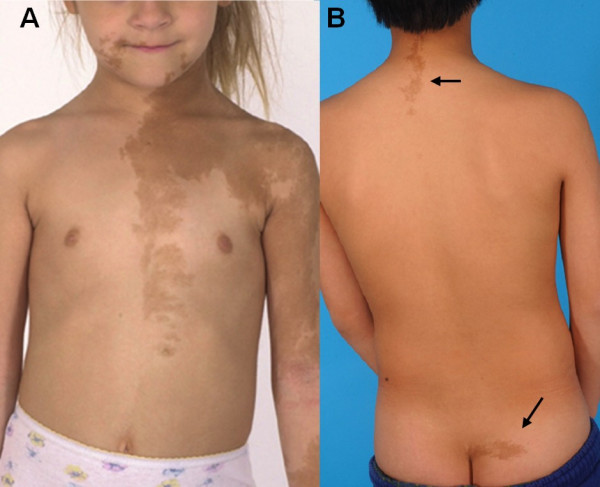
#> input picture lbp/images/img11.jpg, 600 x 487 px, given as the content of the folder images/img11.jpg, which was not available
$ python recognize.py --training images/img11.jpg --testing images/img12.jpg
#> lines starting #> are read from the running program, lines starting #| are printed output that depends on the picture; pictures that were not available may be replaced by others from this repository, and a replacement may not be noted
### lbp/pyimagesearch/localbinarypatterns.py
# import the necessary packages
from skimage import feature
import numpy as np

class LocalBinaryPatterns:

	def __init__(self, numPoints, radius):
		# store the number of points and radius
		self.numPoints = numPoints
		self.radius = radius

	def describe(self, image, eps = 1e-7):
		# compute the Local Binary Pattern representation
		# of the image, and then use the LBP representation
		# to build the histogram of patterns
		lbp = feature.local_binary_pattern(image, self.numPoints, self.radius, method="uniform")
		(hist, _) = np.histogram(lbp.ravel(),
            bins = np.arange(0, self.numPoints + 3),
            range=(0, self.numPoints + 2))

		# normalize the histogram
		hist = hist.astype("float")
		hist /= (hist.sum() + eps)

		# return the histogram of Local Binary Patterns
		return hist

### lbp/recognize.py
# import the necessary packages
from pyimagesearch.localbinarypatterns import LocalBinaryPatterns
from sklearn.svm import LinearSVC
from imutils import paths
import argparse
import cv2

# construct the argument parse and parse the arguments
ap = argparse.ArgumentParser()
ap.add_argument("-t", "--training", required=True, help="path to the training images")
ap.add_argument("-e", "--testing", required=True, help="path to the testing images")
args = vars(ap.parse_args())

# initialize the local binary patterns descriptor along with
# the data and label lists
desc = LocalBinaryPatterns(24, 8)
data = []
labels = []

# loop over the training images
print('training images..')
for imagePath in paths.list_images(args["training"]):
	# load the image, convert it to grayscale, and describe it
	image = cv2.imread(imagePath)
#> image is the input picture: shape (487, 600, 3); mean B, G, R 115.8, 135.9, 174.6
	gray = cv2.cvtColor(image, cv2.COLOR_BGR2GRAY)
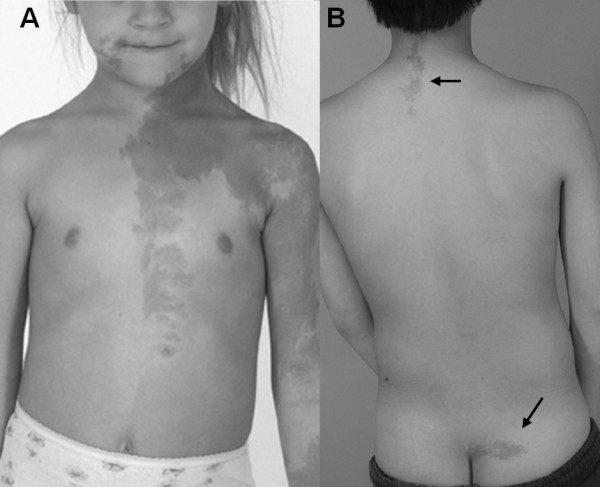
#> gray: shape (487, 600); min 0, max 254, mean 145.2
	hist = desc.describe(gray)
#> in describe, `lbp = feature.local_binary_pattern(image, self.numPoints, self.radius,..`:
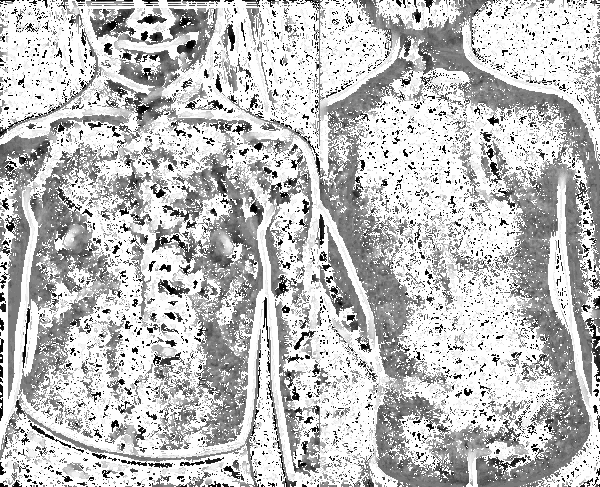
#> lbp: shape (487, 600) float64; min 0, max 25, mean 18.8; drawn with min black and max white
#> in describe, `(hist, _) = np.histogram(lbp.ravel(), bins = np.arange(0, self.numPoin..`: hist = 26 values, max 150519 at index 25, min 1836 at index 20, mean 11238.5
#> in describe, `hist /= (hist.sum() + eps)`: hist = 26 values, max 0.515 at index 25, min 0.00628 at index 20, mean 0.0385

	# extract the label from the image path, then update the
	# label and data lists
	labels.append(imagePath.split("/")[-2])
	data.append(hist)

# train a Linear SVM on the data
model = LinearSVC(C=100.0, random_state=42)
#> (the run stopped early here; a loop or call above may not have finished)

$ run again, on lbp/images/img2.jpg
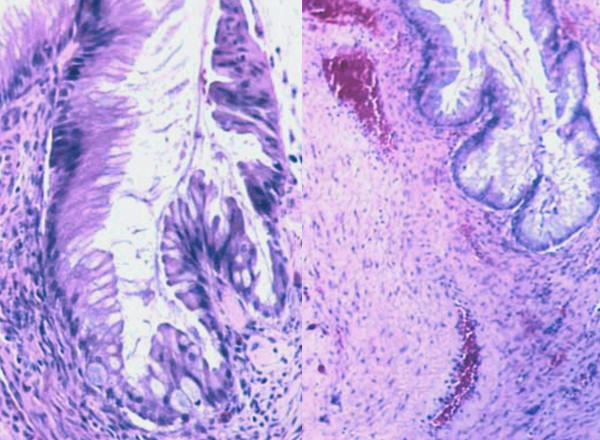
#> input picture lbp/images/img2.jpg, 600 x 440 px, given as the content of the folder images/img2.jpg, which was not available
#> image is the input picture: shape (440, 600, 3); mean B, G, R 223, 164.4, 188.6
#> `gray = cv2.cvtColor(image, cv2.COLOR_BGR2GRAY)`:
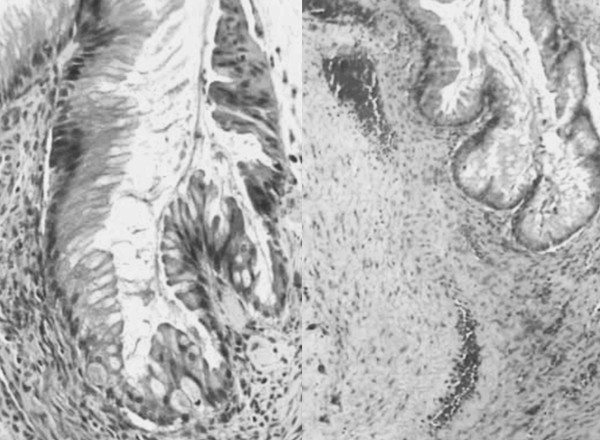
#> gray: shape (440, 600); min 50, max 246, mean 178.3
#> in describe, `lbp = feature.local_binary_pattern(image, self.numPoints, self.radius,..`:
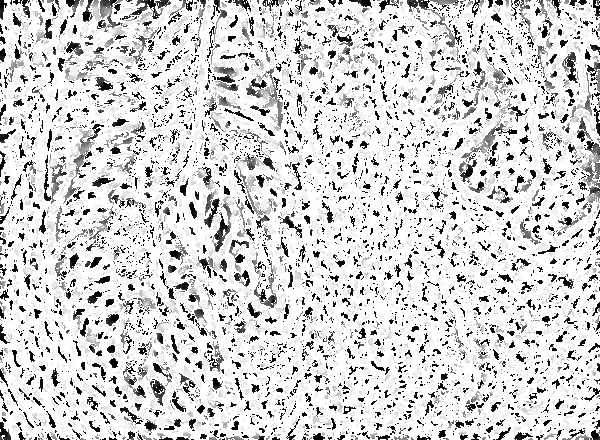
#> lbp: shape (440, 600) float64; min 0, max 25, mean 20.8; drawn with min black and max white
#> in describe, `(hist, _) = np.histogram(lbp.ravel(), bins = np.arange(0, self.numPoin..`: hist = 26 values, max 179378 at index 25, min 1064 at index 16, mean 10153.8
#> in describe, `hist /= (hist.sum() + eps)`: hist = 26 values, max 0.679 at index 25, min 0.00403 at index 16, mean 0.0385
